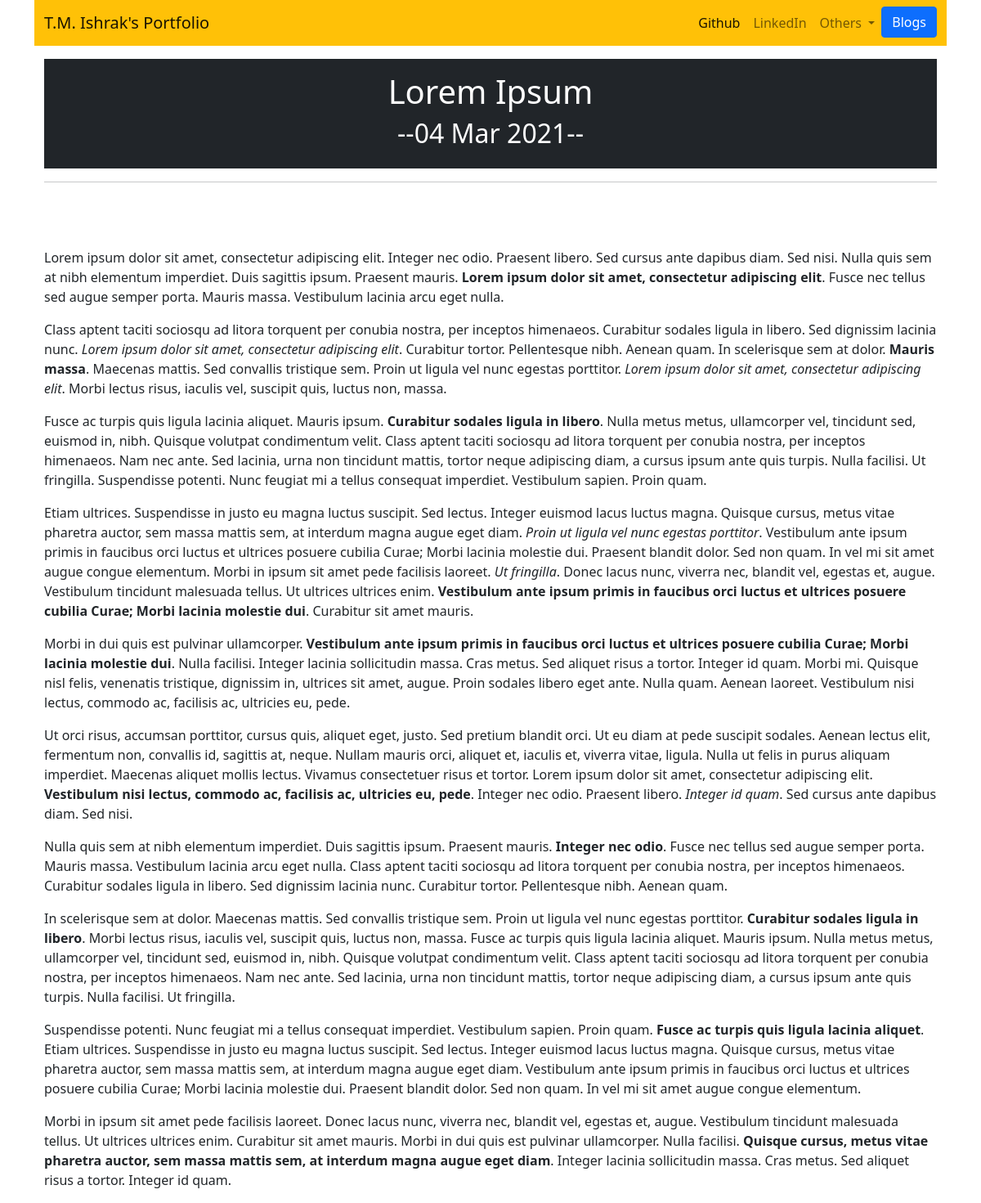
The page /blog/6/ on the database its author committed.
### blog/models.py (models this page shows, shortened)
class Blog(models.Model):
    title=models.CharField(max_length=200)
    description=models.TextField()
    date = models.DateField()

### blog/views.py (the view)
# urls.py: path('<int:blog_id>/',views.detail , name = 'detail'),
def detail(request, blog_id):
    blog = get_object_or_404(Blog, pk=blog_id)
    return render(request, 'blog/detail.html', {'blog':blog})

### blog/templates/blog/detail.html (shortened to what this page needs)
<link href="https://cdn.jsdelivr.net/npm/bootstrap@5.0.0-beta2/dist/css/bootstrap.min.css" rel="stylesheet">
<head>
{% extends 'portfolio/base.html' %}
{% block content %}
  </head>
  <body>
<div class="container">
  <div class="jumbotron">
  <div class = "container p-3 my-3 bg-dark text-white">
    <h1 class = "text-center"> {{ blog.title }}</h1>
     <h2 class = "text-center"> --{{ blog.date|date:'d M Y' }}--</h2>
  </div>
  </div>
<hr>
<br>
<br>
<p> {{ blog.description|safe }}</p>
</div>
</body>
{% endblock %}

### rows shown on the page
Blog: title "Lorem Ipsum", date "04 Mar 2021", description "Lorem ipsum dolor sit amet, consectetur adipiscing elit. Integer nec odio. Praesent libero. Sed cursus ante dapibus diam. Sed nisi. Nulla quis sem at nibh elementum imperdiet. Duis sagittis ipsum. Praesent mauris. Lorem ipsum dolor sit amet, consectetur adipiscing elit . Fusce nec tellus sed augue semper porta. Mauris massa. Vestibulum lacinia arcu eget nulla. Class aptent taciti sociosqu ad litora torquent per conubia nostra, per inceptos himenaeos. Curabitur sodales ligula in libero. Sed dignissim lacinia nunc. Lorem ipsum dolor sit amet, consectetur adipiscing elit . Curabitur tortor. Pellentesque nibh. Aenean quam. In scelerisque sem at dolor. Mauris massa . Maecenas mattis. Sed…"
